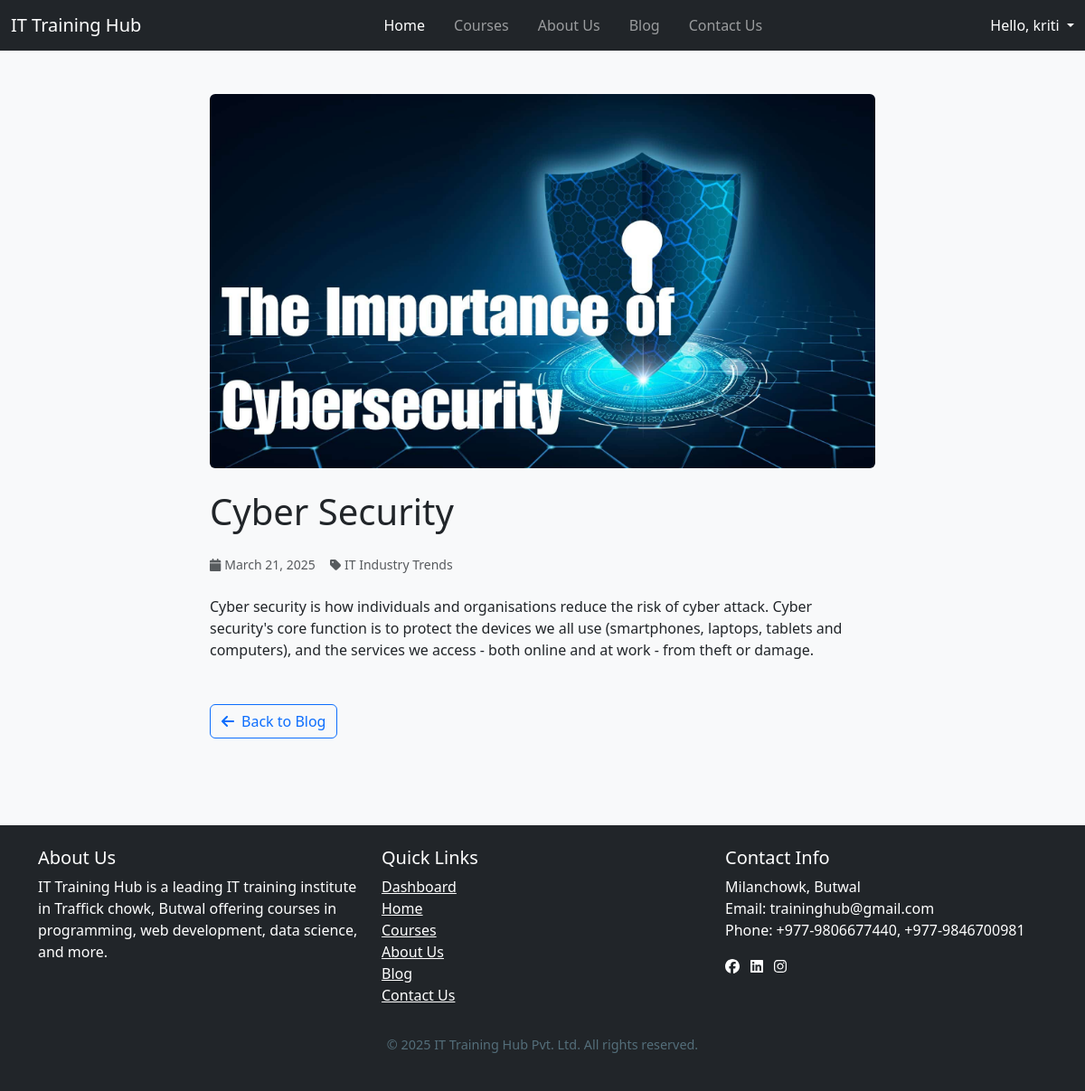
/blog/30/ (signed in), run on the app's committed database.
### myapp/models.py (models this page shows, shortened)
class CustomUser(AbstractUser):
    USER_TYPE = (
        ("student", "Student"),
        ("instructor", "Instructor"),
    )
    user_type = models.CharField(max_length=100, choices=USER_TYPE)
    user_profile_image = models.ImageField(upload_to="images/profile_images/")
    phone = models.CharField(max_length=15, blank=True, null=True)
    address = models.TextField(blank=True, null=True)
    bio = models.TextField(blank=True, null=True)

class Blog(models.Model):
    CATEGORY_CHOICES = [
        ('trends', 'IT Industry Trends'),
        ('learning-tips', 'Learning Tips for Programming'),
        ('career-guidance', 'Career Guidance in Tech Fields'),
    ]
    title = models.CharField(max_length=200)
    slug = models.SlugField(max_length=200, unique=True, blank=True)
    content = models.TextField()
    category = models.CharField(max_length=50, choices=CATEGORY_CHOICES)
    image = models.ImageField(upload_to='blogs/', blank=True, null=True)
    created_at = models.DateTimeField(auto_now_add=True)
    updated_at = models.DateTimeField(auto_now=True)

### myapp/views.py (the view)
# urls.py: path('blog/<slug:slug>/', blog_detail, name='blog_detail'),
def blog_detail(request, slug):
    blog = get_object_or_404(Blog, slug=slug)
    return render(request, 'main/blog_detail.html', {'blog': blog, 'date':date})

### myapp/templates/main/blog_detail.html (shortened to what this page needs)
{% extends 'base.html' %}
{% load static %}
{% block content %}
<section class="blog-detail-section py-5">
  <div class="container">
    <div class="row">
      <div class="col-lg-8 mx-auto">
        {% if blog.image %}
        <img src="{{ blog.image.url }}" class="img-fluid rounded mb-4" alt="{{ blog.title }}">
        {% else %}
        <img src="{% static 'images/default-blog.jpg' %}" class="img-fluid rounded mb-4" alt="Default Blog Image">
        {% endif %}
        <h1 class="mb-4">{{ blog.title }}</h1>
        <div class="d-flex align-items-center mb-4">
          <small class="text-muted me-3">
            <i class="fas fa-calendar me-1"></i>{{ blog.created_at|date:"F d, Y" }}
          </small>
          <small class="text-muted">
            <i class="fas fa-tag me-1"></i>{{ blog.get_category_display }}
          </small>
        </div>
        <div class="blog-content">
          {{ blog.content|linebreaks }}
        </div>
        <div class="mt-5">
          <a href="{% url 'blog_list' %}" class="btn btn-outline-primary">
            <i class="fas fa-arrow-left me-2"></i>Back to Blog
          </a>
        </div>
      </div>
    </div>
  </div>
</section>
{% endblock content %}

### myapp/templates/base.html (shortened to what this page needs)
<!DOCTYPE html>
{% load static %}
<html lang="en">
<head>
    <link href="https://cdn.jsdelivr.net/npm/bootstrap@5.3.3/dist/css/bootstrap.min.css" rel="stylesheet"
>
    <link href="https://cdnjs.cloudflare.com/ajax/libs/font-awesome/6.0.0-beta3/css/all.min.css" rel="stylesheet">
    <link rel="stylesheet" href="//cdn.jsdelivr.net/npm/alertifyjs@1.14.0/build/css/alertify.min.css" />
    <link href="https://cdn.jsdelivr.net/npm/bootstrap-icons@1.11.3/font/bootstrap-icons.css" rel="stylesheet">
    <link rel="stylesheet" href="//cdn.jsdelivr.net/npm/alertifyjs@1.14.0/build/css/themes/default.min.css" />
    <link rel="stylesheet" href="{% static 'css/style.css' %}">
</head>
<body>
    <nav class="navbar navbar-expand-lg navbar-dark bg-dark">
        <div class="container-fluid">
            <a class="navbar-brand" href="#">IT Training Hub</a>
            <div class="collapse navbar-collapse" id="navbarNav">
                <ul class="navbar-nav mx-auto">
                    <li class="nav-item me-3">
                        <a class="nav-link active" aria-current="page" href="{% url 'home' %}">Home</a>
                    </li>
                    <li class="nav-item me-3">
                        <a class="nav-link" href="{% url 'course' %}">Courses</a>
                    </li>
                    <li class="nav-item me-3">
                        <a class="nav-link" href="{% url 'about' %}">About Us</a>
                    </li>
                    <li class="nav-item me-3">
                        <a class="nav-link" href="{% url 'blog_list' %}">Blog</a>
                    </li>
                    <li class="nav-item">
                        <a class="nav-link" href="{% url 'contact' %}">Contact Us</a>
                    </li>
                </ul>
                {% if user.is_authenticated %}
                <div class="dropdown">
                    <a class="nav-link dropdown-toggle text-white" href="#" role="button" id="profileDropdown"
                        data-bs-toggle="dropdown" aria-expanded="false">
                        Hello, {{ user.username }}
                    </a>
                </div>
                {% else %}
                <a class="nav-link text-white" href="{% url 'login' %}"><button type="submit" class="btn btn-outline-success btn-light">Login</button></a>
                {% endif %}
            </div>
        </div>
    </nav>
    {% block content %}
    {% endblock content %}
    <footer class="bg-dark text-white mt-5">
        <div class="container py-4">
            <div class="row">
                <div class="col-md-4">
                    <h5>About Us</h5>
                    <p>IT Training Hub is a leading IT training institute in Traffick chowk, Butwal offering courses in
                        programming, web development, data science, and more.</p>
                </div>
                <div class="col-md-4">
                    <h5>Quick Links</h5>
                    <ul class="list-unstyled">
                        <li>
                            {% if user.is_authenticated %}
                            <a href="{% url 'dashboard' %}" class="text-white">Dashboard</a>
                            {% else %}
                            <a href="{% url 'login' %}" class="text-white">Dashboard</a>
                            {% endif %}
                        </li>
                        <li><a href="{% url 'home' %}" class="text-white">Home</a></li>
                        <li><a href="{% url 'course' %}" class="text-white">Courses</a></li>
                        <li><a href="{% url 'about' %}" class="text-white">About Us</a></li>
                        <li><a href="{% url 'blog_list' %}" class="text-white">Blog</a></li>
                        <li><a href="{% url 'contact' %}" class="text-white">Contact Us</a></li>
                    </ul>
                </div>
                <div class="col-md-4">
                    <h5>Contact Info</h5>
                    <ul class="list-unstyled">
                        <li>Milanchowk, Butwal</li>
                        <li>Email: traininghub@gmail.com</li>
                        <li>Phone: +977-9806677440, +977-9846700981</li>
                    </ul>
                    <div class="mt-3">
                        <a href="#" class="text-white me-2"><i class="fab fa-facebook"></i></a>
                        <a href="#" class="text-white me-2"><i class="fab fa-linkedin"></i></a>
                        <a href="#" class="text-white me-2"><i class="fab fa-instagram"></i></a>
                    </div>
                </div>
            </div>
            <div class="text-center mt-3">
                <p>&copy; {{date}} IT Training Hub Pvt. Ltd. All rights reserved.</p>
            </div>
        </div>
    </footer>
</body>
</html>

### myapp/static/css/style.css (style rules this page uses)
.text-center p { margin-top: 1rem; font-size: 0.9rem; color: #546e7a; }
body { background-color: #f8f9fa; }

### data on the page
CustomUser: username "kriti"
Blog: image (picture), title "Cyber Security", created_at "March 21, 2025", category "IT Industry Trends", content "Cyber security is how individuals and organisations reduce the risk of cyber attack. Cyber security's core function is to protect the devices we all use (smartphones, laptops, tablets and computers), and the services we access - both online and at work - from theft or damage."

### other printed values
{{ date }} "2025"
